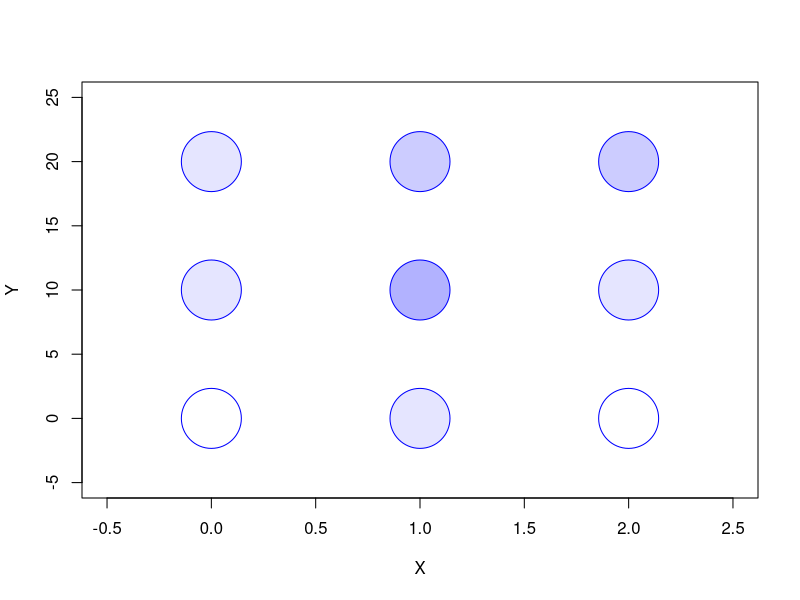
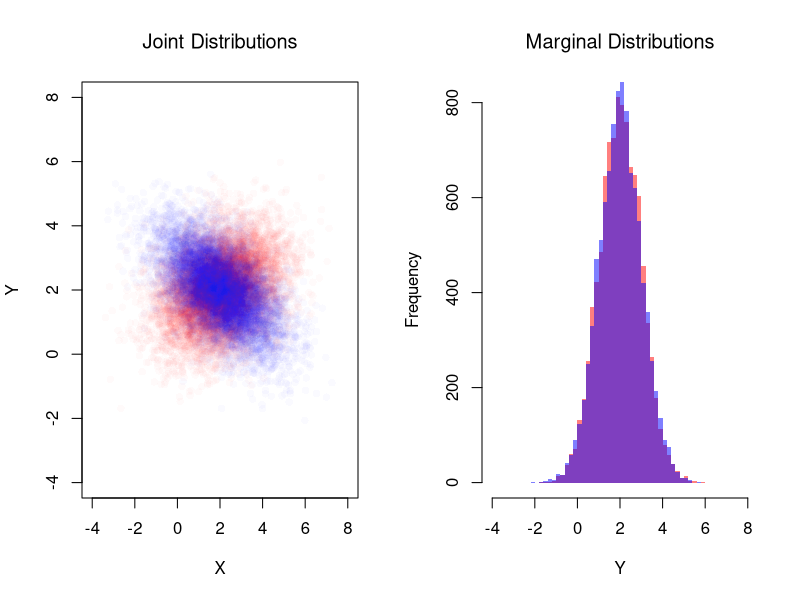

These figures' R source, in order:
## ---- chunk 1
prob_table <- expand.grid(x=c(0,1,2), y=c(0,10,20))
prob_table[,'probabilities'] <- c(
    0.0, 0.1, 0.0,
    0.1, 0.3, 0.1,
    0.1, 0.2, 0.2)
plot(prob_table[,'x'], prob_table[,'y'],
     xlim=c(-0.5,2.5), ylim=c(-5, 25),
     pch=21, cex=8, col='blue',
     bg=rgb(0,0,1, prob_table[,'probabilities']),
     xlab = "X", ylab = "Y")
## ---- chunk 2
# Create a 2x2 matrix for the joint distribution.
# Rows correspond to X1 (coin 1), and columns correspond to X2 (coin 2).
P_fair <- matrix(1/4, nrow = 2, ncol = 2)
rownames(P_fair) <- c("X1=0", "X1=1")
colnames(P_fair) <- c("X2=0", "X2=1")
P_fair

# Compute the marginal distributions.
# Marginal for X1: sum across columns.
P_X1 <- rowSums(P_fair)
P_X1
# Marginal for X2: sum across rows.
P_X2 <- colSums(P_fair)
P_X2

# Compute the conditional probabilities Prob(X2 | X1).
cond_X2_given_X1 <- matrix(0, nrow = 2, ncol = 2)
for (j in c(1,2)) {
  cond_X2_given_X1[, j] <- P_fair[, j] / P_X1[j]
}
rownames(cond_X2_given_X1) <- c("X2=0", "X2=1")
colnames(cond_X2_given_X1) <- c("given X1=0", "given X1=1")
cond_X2_given_X1
## ---- chunk 3
# Create the joint distribution matrix for the unfair coin case.
P_unfair <- matrix(c(0.5, 0, 0, 0.5), nrow = 2, ncol = 2, byrow = TRUE)
rownames(P_unfair) <- c("X1=0", "X1=1")
colnames(P_unfair) <- c("X2=0", "X2=1")
P_unfair

# Compute the marginal distribution for X2 in the unfair case.
P_X2_unfair <- colSums(P_unfair)
P_X1_unfair <- rowSums(P_unfair)

# Compute the conditional probabilities Prob(X1 | X2) for the unfair coin.
cond_X2_given_X1_unfair <- matrix(NA, nrow = 2, ncol = 2)
for (j in c(1,2)) {
  if (P_X1_unfair[j] > 0) {
    cond_X2_given_X1_unfair[, j] <- P_unfair[, j] / P_X1_unfair[j]
  }
}
rownames(cond_X2_given_X1_unfair) <- c("X2=0", "X2=1")
colnames(cond_X2_given_X1_unfair) <- c("given X1=0", "given X1=1")
cond_X2_given_X1_unfair
## ---- chunk 4
# Simulate Bivariate Data
N <- 10000
Mu <- c(2,2) ## Means

Sigma1 <- matrix(c(2,-.8,-.8,1),2,2) ## CoVariance Matrix
MVdat1 <- mvtnorm::rmvnorm(N, Mu, Sigma1)
colnames(MVdat1) <- c('X','Y')

Sigma2 <- matrix(c(2,.4,.4,1),2,2) ## CoVariance Matrix
MVdat2 <- mvtnorm::rmvnorm(N, Mu, Sigma2)
colnames(MVdat2) <- c('X','Y')

par(mfrow=c(1,2))
## Different diagonals
plot(MVdat2, col=rgb(1,0,0,0.02), pch=16,
    main='Joint Distributions', font.main=1,
    ylim=c(-4,8), xlim=c(-4,8),
    xlab='X', ylab='Y')
points(MVdat1,col=rgb(0,0,1,0.02),pch=16)
## Same marginal distributions
xbks <- seq(-4,8,by=.2)
hist(MVdat2[,2], col=rgb(1,0,0,0.5),
    breaks=xbks, border=NA,
    xlab='Y',
    main='Marginal Distributions', font.main=1)
hist(MVdat1[,2], col=rgb(0,0,1,0.5),
    add=T, breaks=xbks, border=NA)
## ---- chunk 5
# Make a Probability Table
x <- c(0,1,2)
y <- c(0,10,20)
xy_probs <- matrix(c(
    0.0, 0.1, 0.0,
    0.1, 0.3, 0.1,
    0.1, 0.1, 0.2
), nrow=3, ncol=3, byrow=TRUE)
rownames(xy_probs) <- paste0('y=',y)
colnames(xy_probs) <-  paste0('x=',x)
xy_probs

# Compute Marginals and Means
pX  <- colSums(xy_probs)
pY  <- rowSums(xy_probs)
EX  <- sum(x * pX)
EY  <- sum(y * pY)

# Compute Covariance
dxy_grid <- expand.grid(dy=y-EY, dx=x-EX)[,c(2,1)]
dxy_grid[,'p'] <- as.vector(xy_probs)
dxy_grid[,'contribution'] <- dxy_grid[,'dx'] * dxy_grid[,'dy'] * dxy_grid[,'p']
CovXY <- sum(dxy_grid[,'contribution'])
CovXY

# Compute Variances
VX <- sum( (x-EX)^2 * pX)
SX <- sqrt(VX)
VY <- sum( (y-EY)^2 * pY)
SY <- sqrt(VY)

# Compute Correlation
CorXY <- CovXY / (SX * SY)
CorXY
